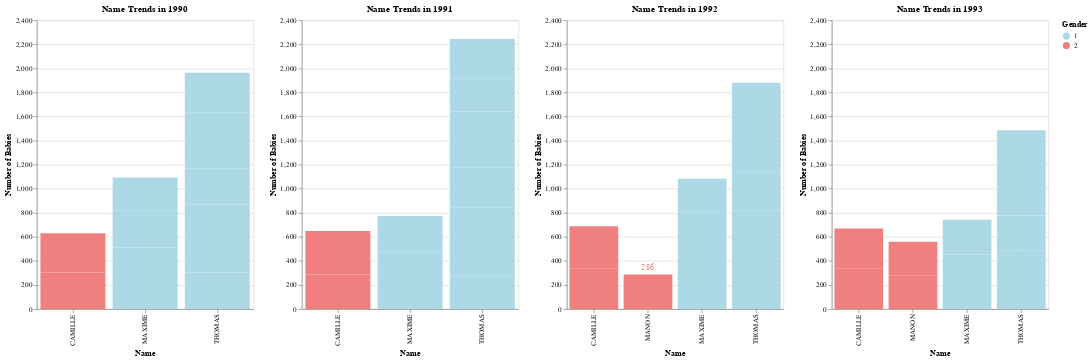

This figure's notebook cell:
### Code cell
def create_year_chart(year):
    year_data = regional_names[regional_names['annais'] == year]
    
    bars_sorted = alt.Chart(year_data).mark_bar().encode(
        x=alt.X('preusuel:N', sort='-y', title='Name', axis=alt.Axis(labelAngle=-90)),
        y=alt.Y('nombre:Q', title='Number of Babies'),
        color=alt.Color('sexe:N', scale=alt.Scale(domain=[1, 2], range=['lightblue', 'lightcoral']), title='Gender'),
        tooltip=['annais', 'preusuel', 'nombre', 'dpt']
    ).properties(
        width=300,
        height=400
    ).transform_window(
        rank='rank(nombre)',
        sort=[alt.SortField('nombre', order='descending')]
    ).transform_filter(
        (alt.datum.rank <= 10)  
    )

    # Add text annotations
    text = bars_sorted.mark_text(
        align='center',
        baseline='bottom',
        dy=-5  # Adjust the position
    ).encode(
        text='nombre:Q'
    )

    # Combine bar chart and text
    final_chart = (bars_sorted + text).properties(
        title=f'Name Trends in {year}'
    )
    
    return final_chart

# Generate charts for the specified years
charts = [create_year_chart(year) for year in years_to_study]

# Combine all year charts horizontally
combined_charts = alt.hconcat(*charts).resolve_scale(
    y='shared'
)

# Display the combined chart
combined_charts.display()

### Figure 1 — Vega-Lite specification as saved in the notebook (floating-point values rounded to 4 significant figures; data arrays with more than 128 entries replaced by an {"elided": "..."} marker saying what was removed)
{"config": {"view": {"continuousWidth": 300, "continuousHeight": 300}}, "hconcat": [{"layer": [{"mark": {"type": "bar"}, "encoding": {"color": {"field": "sexe", "scale": {"domain": [1, 2], "range": ["lightblue", "lightcoral"]}, "title": "Gender", "type": "nominal"}, "tooltip": [{"field": "annais", "type": "quantitative"}, {"field": "preusuel", "type": "nominal"}, {"field": "nombre", "type": "quantitative"}, {"field": "dpt", "type": "nominal"}], "x": {"axis": {"labelAngle": -90}, "field": "preusuel", "sort": "-y", "title": "Name", "type": "nominal"}, "y": {"field": "nombre", "title": "Number of Babies", "type": "quantitative"}}, "transform": [{"window": [{"op": "rank", "field": "nombre", "as": "rank"}], "sort": [{"field": "nombre", "order": "descending"}]}, {"filter": "(datum.rank <= 10)"}]}, {"mark": {"type": "text", "align": "center", "baseline": "bottom", "dy": -5}, "encoding": {"color": {"field": "sexe", "scale": {"domain": [1, 2], "range": ["lightblue", "lightcoral"]}, "title": "Gender", "type": "nominal"}, "text": {"field": "nombre", "type": "quantitative"}, "tooltip": [{"field": "annais", "type": "quantitative"}, {"field": "preusuel", "type": "nominal"}, {"field": "nombre", "type": "quantitative"}, {"field": "dpt", "type": "nominal"}], "x": {"axis": {"labelAngle": -90}, "field": "preusuel", "sort": "-y", "title": "Name", "type": "nominal"}, "y": {"field": "nombre", "title": "Number of Babies", "type": "quantitative"}}, "transform": [{"window": [{"op": "rank", "field": "nombre", "as": "rank"}], "sort": [{"field": "nombre", "order": "descending"}]}, {"filter": "(datum.rank <= 10)"}]}], "data": {"name": "data-1777b4b837e973693f005bd657902952"}, "height": 400, "title": "Name Trends in 1990", "width": 300}, {"layer": [{"mark": {"type": "bar"}, "encoding": {"color": {"field": "sexe", "scale": {"domain": [1, 2], "range": ["lightblue", "lightcoral"]}, "title": "Gender", "type": "nominal"}, "tooltip": [{"field": "annais", "type": "quantitative"}, {"field": "preusuel", "type": "nominal"}, {"field": "nombre", "type": "quantitative"}, {"field": "dpt", "type": "nominal"}], "x": {"axis": {"labelAngle": -90}, "field": "preusuel", "sort": "-y", "title": "Name", "type": "nominal"}, "y": {"field": "nombre", "title": "Number of Babies", "type": "quantitative"}}, "transform": [{"window": [{"op": "rank", "field": "nombre", "as": "rank"}], "sort": [{"field": "nombre", "order": "descending"}]}, {"filter": "(datum.rank <= 10)"}]}, {"mark": {"type": "text", "align": "center", "baseline": "bottom", "dy": -5}, "encoding": {"color": {"field": "sexe", "scale": {"domain": [1, 2], "range": ["lightblue", "lightcoral"]}, "title": "Gender", "type": "nominal"}, "text": {"field": "nombre", "type": "quantitative"}, "tooltip": [{"field": "annais", "type": "quantitative"}, {"field": "preusuel", "type": "nominal"}, {"field": "nombre", "type": "quantitative"}, {"field": "dpt", "type": "nominal"}], "x": {"axis": {"labelAngle": -90}, "field": "preusuel", "sort": "-y", "title": "Name", "type": "nominal"}, "y": {"field": "nombre", "title": "Number of Babies", "type": "quantitative"}}, "transform": [{"window": [{"op": "rank", "field": "nombre", "as": "rank"}], "sort": [{"field": "nombre", "order": "descending"}]}, {"filter": "(datum.rank <= 10)"}]}], "data": {"name": "data-586b99dd34ee74b65e90e59b81941149"}, "height": 400, "title": "Name Trends in 1991", "width": 300}, {"layer": [{"mark": {"type": "bar"}, "encoding": {"color": {"field": "sexe", "scale": {"domain": [1, 2], "range": ["lightblue", "lightcoral"]}, "title": "Gender", "type": "nominal"}, "tooltip": [{"field": "annais", "type": "quantitative"}, {"field": "preusuel", "type": "nominal"}, {"field": "nombre", "type": "quantitative"}, {"field": "dpt", "type": "nominal"}], "x": {"axis": {"labelAngle": -90}, "field": "preusuel", "sort": "-y", "title": "Name", "type": "nominal"}, "y": {"field": "nombre", "title": "Number of Babies", "type": "quantitative"}}, "transform": [{"window": [{"op": "rank", "field": "nombre", "as": "rank"}], "sort": [{"field": "nombre", "order": "descending"}]}, {"filter": "(datum.rank <= 10)"}]}, {"mark": {"type": "text", "align": "center", "baseline": "bottom", "dy": -5}, "encoding": {"color": {"field": "sexe", "scale": {"domain": [1, 2], "range": ["lightblue", "lightcoral"]}, "title": "Gender", "type": "nominal"}, "text": {"field": "nombre", "type": "quantitative"}, "tooltip": [{"field": "annais", "type": "quantitative"}, {"field": "preusuel", "type": "nominal"}, {"field": "nombre", "type": "quantitative"}, {"field": "dpt", "type": "nominal"}], "x": {"axis": {"labelAngle": -90}, "field": "preusuel", "sort": "-y", "title": "Name", "type": "nominal"}, "y": {"field": "nombre", "title": "Number of Babies", "type": "quantitative"}}, "transform": [{"window": [{"op": "rank", "field": "nombre", "as": "rank"}], "sort": [{"field": "nombre", "order": "descending"}]}, {"filter": "(datum.rank <= 10)"}]}], "data": {"name": "data-1d66f1c2d31c77bd7b7c33811737e999"}, "height": 400, "title": "Name Trends in 1992", "width": 300}, {"layer": [{"mark": {"type": "bar"}, "encoding": {"color": {"field": "sexe", "scale": {"domain": [1, 2], "range": ["lightblue", "lightcoral"]}, "title": "Gender", "type": "nominal"}, "tooltip": [{"field": "annais", "type": "quantitative"}, {"field": "preusuel", "type": "nominal"}, {"field": "nombre", "type": "quantitative"}, {"field": "dpt", "type": "nominal"}], "x": {"axis": {"labelAngle": -90}, "field": "preusuel", "sort": "-y", "title": "Name", "type": "nominal"}, "y": {"field": "nombre", "title": "Number of Babies", "type": "quantitative"}}, "transform": [{"window": [{"op": "rank", "field": "nombre", "as": "rank"}], "sort": [{"field": "nombre", "order": "descending"}]}, {"filter": "(datum.rank <= 10)"}]}, {"mark": {"type": "text", "align": "center", "baseline": "bottom", "dy": -5}, "encoding": {"color": {"field": "sexe", "scale": {"domain": [1, 2], "range": ["lightblue", "lightcoral"]}, "title": "Gender", "type": "nominal"}, "text": {"field": "nombre", "type": "quantitative"}, "tooltip": [{"field": "annais", "type": "quantitative"}, {"field": "preusuel", "type": "nominal"}, {"field": "nombre", "type": "quantitative"}, {"field": "dpt", "type": "nominal"}], "x": {"axis": {"labelAngle": -90}, "field": "preusuel", "sort": "-y", "title": "Name", "type": "nominal"}, "y": {"field": "nombre", "title": "Number of Babies", "type": "quantitative"}}, "transform": [{"window": [{"op": "rank", "field": "nombre", "as": "rank"}], "sort": [{"field": "nombre", "order": "descending"}]}, {"filter": "(datum.rank <= 10)"}]}], "data": {"name": "data-47c5cef076c39ba0216085d70e0e73a3"}, "height": 400, "title": "Name Trends in 1993", "width": 300}], "resolve": {"scale": {"y": "shared"}}, "$schema": "https://vega.github.io/schema/vega-lite/v5.8.0.json", "datasets": {"data-1777b4b837e973693f005bd657902952": {"elided": "631 records"}, "data-586b99dd34ee74b65e90e59b81941149": {"elided": "643 records"}, "data-1d66f1c2d31c77bd7b7c33811737e999": {"elided": "641 records"}, "data-47c5cef076c39ba0216085d70e0e73a3": {"elided": "648 records"}}}
